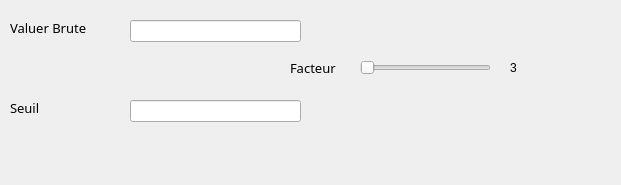
         <widget class="QWidget" name="page_7">
          <property name="geometry">
           <rect>
            <x>0</x>
            <y>0</y>
            <width>621</width>
            <height>185</height>
           </rect>
          </property>
          <attribute name="label">
           <string>Paysage</string>
          </attribute>
          <widget class="QLabel" name="label_27">
           <property name="geometry">
            <rect>
             <x>510</x>
             <y>60</y>
             <width>21</width>
             <height>16</height>
            </rect>
           </property>
           <property name="styleSheet">
            <string notr="true">font: 10pt &quot;Uni Sans Book&quot;;</string>
           </property>
           <property name="text">
            <string>3</string>
           </property>
          </widget>
          <widget class="QLabel" name="label_28">
           <property name="geometry">
            <rect>
             <x>290</x>
             <y>60</y>
             <width>51</width>
             <height>16</height>
            </rect>
           </property>
           <property name="font">
            <font>
             <family>Uni Sans Book</family>
             <pointsize>10</pointsize>
             <weight>50</weight>
             <italic>false</italic>
             <bold>false</bold>
            </font>
           </property>
           <property name="styleSheet">
            <string notr="true">font: 10pt &quot;Uni Sans Book&quot;;</string>
           </property>
           <property name="text">
            <string>Facteur</string>
           </property>
          </widget>
          <widget class="QLabel" name="label_29">
           <property name="geometry">
            <rect>
             <x>10</x>
             <y>20</y>
             <width>101</width>
             <height>16</height>
            </rect>
           </property>
           <property name="font">
            <font>
             <family>Uni Sans Book</family>
             <pointsize>10</pointsize>
             <weight>50</weight>
             <italic>false</italic>
             <bold>false</bold>
            </font>
           </property>
           <property name="styleSheet">
            <string notr="true">font: 10pt &quot;Uni Sans Book&quot;;</string>
           </property>
           <property name="text">
            <string>Valuer Brute</string>
           </property>
          </widget>
          <widget class="QLabel" name="label_30">
           <property name="geometry">
            <rect>
             <x>10</x>
             <y>100</y>
             <width>101</width>
             <height>16</height>
            </rect>
           </property>
           <property name="font">
            <font>
             <family>Uni Sans Book</family>
             <pointsize>10</pointsize>
             <weight>50</weight>
             <italic>false</italic>
             <bold>false</bold>
            </font>
           </property>
           <property name="styleSheet">
            <string notr="true">font: 10pt &quot;Uni Sans Book&quot;;</string>
           </property>
           <property name="text">
            <string>Seuil</string>
           </property>
          </widget>
          <widget class="QSlider" name="horizontalSlider_7">
           <property name="geometry">
            <rect>
             <x>360</x>
             <y>60</y>
             <width>131</width>
             <height>16</height>
            </rect>
           </property>
           <property name="orientation">
            <enum>Qt::Horizontal</enum>
           </property>
          </widget>
          <widget class="QLineEdit" name="lineEdit_14">
           <property name="geometry">
            <rect>
             <x>130</x>
             <y>100</y>
             <width>171</width>
             <height>22</height>
            </rect>
           </property>
          </widget>
          <widget class="QLineEdit" name="lineEdit_15">
           <property name="geometry">
            <rect>
             <x>130</x>
             <y>20</y>
             <width>171</width>
             <height>22</height>
            </rect>
           </property>
          </widget>
         </widget>
